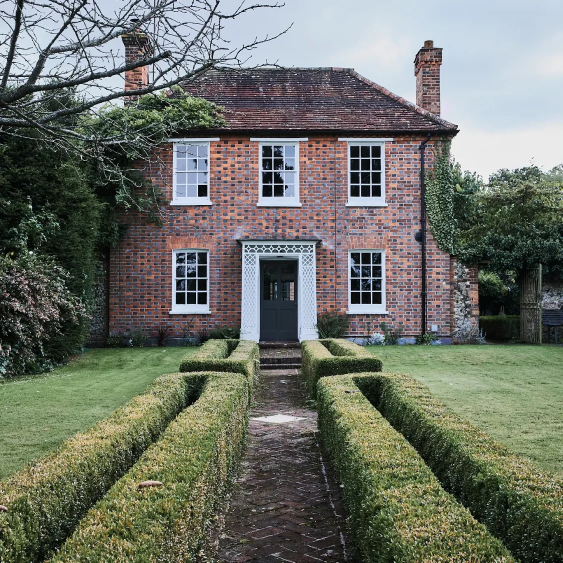
#> input picture poc/source/showcase/13.png, 1125 x 1125 px (shown at 1/2 size)
$ python build_showcase.py ../source/showcase/13.png
#> lines starting #> are read from the running program, lines starting #| are printed output that depends on the picture
### poc/tools/geometry.py
"""Plane geometry helpers shared by the build script.

The same maths runs in the browser (see index.html), so a quad measured here
gives the same aspect ratio there.
"""
import numpy as np


def square_to_quad(q):
    """Homography that maps the unit square (0,0),(1,0),(1,1),(0,1) onto quad q (TL, TR, BR, BL)."""
    src = np.array([[0, 0], [1, 0], [1, 1], [0, 1]], dtype=np.float64)
    dst = np.array(q, dtype=np.float64)
    A, b = [], []
    for (u, v), (x, y) in zip(src, dst):
        A.append([u, v, 1, 0, 0, 0, -u * x, -v * x]); b.append(x)
        A.append([0, 0, 0, u, v, 1, -u * y, -v * y]); b.append(y)
    h = np.linalg.solve(np.array(A), np.array(b))
    return np.append(h, 1).reshape(3, 3)


def default_focal(w, h):
    """Typical phone main camera (about 26 mm equivalent): f is roughly 0.6 x image diagonal."""
    return 0.6 * float(np.hypot(w, h))


def rect_aspect(q, w, h, f=None):
    """Real width/height ratio of the rectangle seen as quad q, assuming a pinhole camera.

    Columns h1, h2 of the square-to-quad homography are K*r1*W and K*r2*H (up to scale),
    and r1, r2 are unit vectors, so W/H = |K^-1 h1| / |K^-1 h2|.
    """
    f = f or default_focal(w, h)
    H = square_to_quad(q)
    Kinv = np.linalg.inv(np.array([[f, 0, w / 2], [0, f, h / 2], [0, 0, 1]]))
    a = Kinv @ H[:, 0]
    b = Kinv @ H[:, 1]
    return float(np.linalg.norm(a) / np.linalg.norm(b))


# [11 lines left out: function focal_from_orthogonality, not called in this run]

### poc/tools/build_showcase.py
"""Builds showcase.js: the houses on the customer page, with their surfaces marked in advance.

Each surface is made of one or more flat parts (a facade, a porch wall, a path). A part has:
  quad     4 corners (TL, TR, BR, BL) of a rectangle lying on that plane, for the perspective
  known    one real measurement of that rectangle in metres ("w" or "h"); the other comes from perspective
  poly     the outline of the area to cover
  erase    polygons that stay as they are (windows, doors, pipes)
  keys     colour rules that keep things in front of the wall: "green" (plants, ivy), "purple"
           (lavender, wisteria flowers), and thin dark or thin bright lines (branches, stems)
           found by comparing each pixel with a median of its neighbourhood.

The mask of each part is saved as a PNG inside showcase.js, so the page does not need to work it out.

Run from the poc folder:  python tools/build_showcase.py
Add --preview <folder> to also write overlay images for checking the masks.
"""
import base64, json, os, sys
import cv2
import numpy as np

sys.path.insert(0, os.path.dirname(__file__))
from geometry import rect_aspect

HERE = os.path.dirname(os.path.dirname(os.path.abspath(__file__)))
SRC = os.path.join(HERE, "source", "showcase")

HOUSES = [
    dict(id="georgian", title="Brick house", file="13.png", first={"Walls": "quartzite-ashlar"}, surfaces=[
        dict(name="Walls", kind="wall", seed=5, parts=[dict(
            quad=[[219, 277], [903, 277], [903, 689], [219, 689]], known="w", value=8.3,
            poly=[[219, 277], [905, 277], [905, 520], [901, 689], [219, 689]],
            erase=[
                [[339, 285], [427, 285], [427, 414], [339, 414]],        # upper windows
                [[510, 285], [606, 285], [606, 416], [510, 416]],
                [[689, 285], [778, 285], [778, 415], [689, 415]],
                [[335, 274], [441, 274], [441, 287], [335, 287]],        # white lintels above them
                [[498, 274], [618, 274], [618, 287], [498, 287]],
                [[674, 274], [789, 274], [789, 287], [674, 287]],
                [[338, 495], [424, 495], [424, 631], [338, 631]],        # lower windows
                [[690, 495], [780, 495], [780, 631], [690, 631]],
                [[475, 474], [639, 474], [639, 692], [475, 692]],        # door and its white surround
                [[838, 266], [860, 266], [860, 296], [853, 296], [853, 680], [841, 680], [841, 296], [838, 296]],  # downpipe
                [[827, 458], [848, 458], [848, 486], [827, 486]],        # wall lamp
                [[846, 276], [910, 276], [910, 532], [884, 530], [864, 505], [850, 478]],  # ivy
                [[219, 276], [262, 276], [258, 330], [250, 420], [240, 470], [219, 500]],  # dark tree foliage
            ],
            keys=[dict(type="green", region=[[219, 276], [352, 276], [352, 500], [219, 500]]),
                  dict(type="green", region=[[219, 620], [905, 620], [905, 690], [219, 690]]),
                  dict(type="green", region=[[840, 276], [905, 276], [905, 690], [840, 690]]),
                  dict(type="thin_bright", k=15, t=38, region=[[219, 276], [352, 276], [352, 470], [219, 470]]),
                  dict(type="thin_dark", k=21, t=45, region=[[300, 632], [425, 632], [425, 690], [300, 690]]),
                  dict(type="thin_bright", k=21, t=40, region=[[740, 628], [808, 628], [808, 690], [740, 690]])],
        )]),
        dict(name="Path", kind="ground", seed=2, parts=[dict(
            quad=[[515, 760], [600, 760], [690, 1120], [437, 1120]], known="w", value=1.1,
            poly=[[517, 742], [603, 742], [625, 830], [643, 900], [661, 980], [681, 1060], [702, 1125],
                  [428, 1125], [449, 1060], [469, 990], [489, 900], [500, 830], [510, 780]],
            erase=[[[497, 821], [633, 821], [637, 849], [494, 849]]],   # drain cover stays
            keys=[dict(type="green")],
        )]),
    ]),
    dict(id="gothic", title="Old rectory", file="14.png", first={"Walls": "green-flagstone"}, surfaces=[
        dict(name="Walls", kind="wall", seed=9, parts=[
            dict(  # left gable
                quad=[[95, 241], [338, 241], [338, 450], [95, 450]], known="w", value=6.5,
                poly=[[218, 100], [333, 237], [338, 262], [338, 451], [95, 451], [95, 244], [100, 240]],
                erase=[
                    [[192, 337], [192, 250], [204, 235], [220, 226], [236, 235], [248, 250], [248, 337]],
                    [[189, 367], [259, 367], [259, 425], [189, 425]],
                ],
                keys=[dict(type="green"), dict(type="purple"), dict(type="thin_dark", k=21, t=45)],
            ),
            dict(  # middle wing
                quad=[[338, 282], [727, 282], [727, 440], [338, 440]], known="w", value=10.5,
                poly=[[338, 282], [727, 282], [727, 441], [338, 441]],
                erase=[
                    [[394, 330], [471, 330], [471, 441], [394, 441]],
                    [[570, 330], [646, 330], [646, 441], [570, 441]],
                    [[693, 341], [761, 341], [761, 441], [693, 441]],
                ],
                keys=[dict(type="green"), dict(type="purple"), dict(type="thin_dark", k=21, t=45)],
            ),
            dict(  # right gable
                quad=[[727, 262], [940, 262], [940, 426], [727, 426]], known="w", value=6.6,
                poly=[[842, 154], [937, 238], [940, 427], [727, 431], [727, 262], [737, 251]],
                erase=[
                    [[819, 334], [819, 250], [830, 238], [844, 232], [858, 238], [869, 250], [869, 334]],
                    [[813, 360], [881, 360], [881, 427], [813, 427]],
                    [[693, 341], [761, 341], [761, 441], [693, 441]],
                ],
                keys=[dict(type="green"), dict(type="purple")],
            ),
        ]),
    ]),
    dict(id="cottage", title="New cottage", file="15.png", first={"Walls": "stacked-sand"}, surfaces=[
        dict(name="Walls", kind="wall", seed=4, parts=[
            dict(  # gable front
                quad=[[665, 366], [915, 369], [915, 529], [665, 537]], known="h", value=1.8,
                poly=[[800, 103], [961, 352], [962, 629], [605, 631], [605, 334]],
                erase=[
                    [[767, 177], [822, 177], [822, 266], [767, 266]],
                    [[663, 363], [917, 363], [917, 541], [663, 541]],
                    [[736, 632], [736, 560], [758, 541], [800, 534], [826, 548], [832, 590], [828, 632]],   # hydrangea
                ],
                keys=[dict(type="green"), dict(type="purple"),
                      dict(type="unlike", t=3.2, sample=[[[620, 420], [655, 420], [655, 515], [620, 515]], [[925, 420], [958, 420], [958, 515], [925, 515]], [[640, 280], [900, 280], [900, 350], [640, 350]]], region=[[605, 505], [962, 505], [962, 632], [605, 632]])],
            ),
            dict(  # porch wall
                quad=[[357, 366], [521, 364], [521, 562], [357, 562]], known="h", value=2.2,
                poly=[[357, 366], [521, 364], [521, 562], [357, 562]],
                erase=[
                    [[397, 367], [473, 367], [473, 557], [397, 557]],
                    [[491, 381], [508, 381], [508, 402], [491, 402]],
                ],
                keys=[dict(type="green"),
                      dict(type="unlike", t=3.0, sample=[[[476, 420], [519, 420], [519, 545], [476, 545]], [[360, 380], [395, 380], [395, 450], [360, 450]]],
                           region=[[355, 455], [428, 455], [428, 542], [355, 542]])],
            ),
            dict(  # side wall inside the porch
                quad=[[521, 364], [603, 349], [603, 610], [521, 562]], known="h", value=2.2,
                poly=[[521, 364], [603, 349], [603, 612], [521, 562]],
                erase=[], keys=[dict(type="green"), dict(type="purple")],
            ),
            dict(  # left side wall
                quad=[[300, 356], [342, 356], [342, 556], [300, 556]], known="h", value=2.3,
                poly=[[300, 356], [342, 360], [342, 556], [300, 556]],
                erase=[[[226, 530], [245, 508], [280, 500], [315, 505], [345, 515], [348, 560], [226, 560]]],   # hydrangea
                keys=[dict(type="green"), dict(type="purple"),
                      dict(type="unlike", t=3.2, sample=[[[620, 420], [655, 420], [655, 515], [620, 515]], [[925, 420], [958, 420], [958, 515], [925, 515]], [[640, 280], [900, 280], [900, 350], [640, 350]]], region=[[300, 480], [342, 480], [342, 556], [300, 556]])],
            ),
        ]),
        dict(name="Path", kind="ground", seed=6, parts=[dict(
            quad=[[402, 602], [560, 601], [745, 720], [445, 720]], known="w", value=1.2,
            poly=[[401, 600], [560, 599], [620, 630], [700, 683], [748, 720], [443, 720], [420, 660]],
            erase=[], keys=[dict(type="green"), dict(type="purple")],
        )]),
    ]),
    dict(id="prairie", title="Prairie house", file="16.png", crop=[0, 0, 494, 358], first={"Lower walls": "beige-paving"}, surfaces=[
        dict(name="Lower walls", kind="wall", seed=3, parts=[
            dict(quad=[[70, 185], [166, 185], [166, 300], [70, 298]], known="h", value=2.8,
                 poly=[[70, 185], [166, 185], [224, 187], [224, 219], [166, 219], [166, 300], [70, 298]],
                 erase=[[[81, 228], [135, 228], [135, 271], [81, 271]]], keys=[dict(type="green")]),
            dict(quad=[[146, 270], [224, 268], [224, 324], [146, 324]], known="h", value=1.1,
                 poly=[[146, 270], [224, 268], [224, 288], [196, 292], [196, 324], [170, 324], [170, 300], [146, 300]],
                 erase=[[[185, 293], [228, 253], [235, 259], [192, 298]]], keys=[dict(type="green")]),
            dict(quad=[[271, 268], [330, 266], [330, 326], [271, 326]], known="h", value=1.2,
                 poly=[[271, 268], [330, 266], [330, 326], [271, 326]], erase=[], keys=[dict(type="green")]),
            dict(quad=[[330, 262], [420, 272], [420, 305], [330, 322]], known="h", value=1.2,
                 poly=[[330, 262], [420, 270], [420, 187], [453, 190], [453, 303], [420, 305], [330, 322]],
                 erase=[], keys=[dict(type="green")]),
        ]),
    ]),
]


def fill(mask, pts, value=255):
    cv2.fillPoly(mask, [np.round(np.array(pts, np.float32) * 8).astype(np.int32)], value, lineType=cv2.LINE_AA, shift=3)


def key_mask(img, key, region):
    """Pixels that belong to something in front of the wall."""
    f = img.astype(np.float32)
    b, g, r = f[..., 0], f[..., 1], f[..., 2]
    t = key["type"]
    if t == "green":
        m = (g > r * 1.04) & (g > b * 1.04) & (g > 35)
    elif t == "purple":
        m = (b > g + 22) & (r > g + 10)
    elif t == "unlike":
        # Anything whose colour is unlikely for this wall, judged against a sample of the wall itself.
        lab = cv2.cvtColor(img, cv2.COLOR_BGR2LAB).astype(np.float32)
        sample = np.zeros(img.shape[:2], np.uint8)
        for poly in key["sample"]:
            fill(sample, poly)
        px = lab[sample > 127]
        mean, cov = px.mean(axis=0), np.cov(px.T) + np.eye(3) * 4
        d = lab - mean
        dist = np.sqrt(np.einsum("...i,ij,...j->...", d, np.linalg.inv(cov), d))
        m = dist > key.get("t", 3.5)
    else:
        grey = cv2.cvtColor(img, cv2.COLOR_BGR2GRAY)
        med = cv2.medianBlur(grey, key.get("k", 15) | 1).astype(np.int16)
        diff = grey.astype(np.int16) - med
        m = diff < -key.get("t", 25) if t == "thin_dark" else diff > key.get("t", 25)
    m = m.astype(np.uint8) * 255
    if key.get("region"):
        reg = np.zeros_like(m)
        fill(reg, key["region"])
        m = cv2.bitwise_and(m, reg)
    return cv2.bitwise_and(m, region)


def part_mask(img, part):
    h, w = img.shape[:2]
    area = np.zeros((h, w), np.uint8)
    fill(area, part["poly"])
    hard = (area > 127).astype(np.uint8) * 255
    keep = np.zeros((h, w), np.uint8)
    for k in part.get("keys", []):
        keep |= key_mask(img, k, hard)
    # Join up the pieces of each plant or branch, then drop specks that are just noise in the wall.
    keep = cv2.morphologyEx(keep, cv2.MORPH_CLOSE, np.ones((3, 3), np.uint8))
    n, lab, stats, _ = cv2.connectedComponentsWithStats(keep, 8)
    small = np.isin(lab, np.where(stats[:, cv2.CC_STAT_AREA] < 14)[0]) & (lab > 0)
    keep[small] = 0
    m = area.astype(np.float32)
    m[keep > 0] = 0
    er = np.zeros((h, w), np.uint8)
    for poly in part.get("erase", []):
        fill(er, poly)
    m *= 1 - er.astype(np.float32) / 255
    # Fill pinholes in the wall that the colour rules left behind.
    solid = (m > 127).astype(np.uint8)
    holes = cv2.morphologyEx(solid, cv2.MORPH_CLOSE, np.ones((3, 3), np.uint8)) - solid
    m[(holes > 0) & (keep == 0) & (er < 128)] = 255
    m = cv2.GaussianBlur(m, (0, 0), 0.6)
    return np.clip(m, 0, 255).astype(np.uint8)


def data_uri(img, ext, params=()):
    ok, buf = cv2.imencode(ext, img, list(params))
    mime = "image/png" if ext == ".png" else "image/jpeg"
    return f"data:{mime};base64," + base64.b64encode(buf.tobytes()).decode("ascii")


def main():
    preview = sys.argv[sys.argv.index("--preview") + 1] if "--preview" in sys.argv else None
    out = []
    for house in HOUSES:
        img = cv2.imread(os.path.join(SRC, house["file"]), cv2.IMREAD_COLOR)
#> img is the input picture: shape (1125, 1125, 3); mean B, G, R 104.3, 113.9, 109.7
        if house.get("crop"):
            x0, y0, x1, y1 = house["crop"]
            img = img[y0:y1, x0:x1].copy()
        h, w = img.shape[:2]
        surfaces = []
        overlay = img.copy()
        colours = [(40, 90, 230), (230, 140, 30), (60, 200, 60), (200, 60, 200)]
        for si, sf in enumerate(house["surfaces"]):
            parts = []
            for part in sf["parts"]:
                mask = part_mask(img, part)
                asp = rect_aspect(part["quad"], w, h)
                dims = {"w": part["value"], "h": part["value"] / asp} if part["known"] == "w" else {"w": part["value"] * asp, "h": part["value"]}
                parts.append(dict(quad=part["quad"], dims={k: round(v, 3) for k, v in dims.items()}, mask=data_uri(mask, ".png")))
                if preview:
                    a = (mask.astype(np.float32) / 255 * 0.55)[..., None]
                    overlay = (overlay * (1 - a) + np.array(colours[si % 4], np.float32) * a).astype(np.uint8)
                    cv2.polylines(overlay, [np.array(part["quad"], np.int32)], True, (0, 255, 255), 1)
                print(f"{house['id']:9s} {sf['name']:12s} part {len(parts)}: {dims['w']:.2f} x {dims['h']:.2f} m")
            surfaces.append(dict(name=sf["name"], kind=sf["kind"], seed=sf["seed"], parts=parts))
#> this loop made 2 passes
#> pass 1, in key_mask, `b, g, r = f[..., 0], f[..., 1], f[..., 2]`:
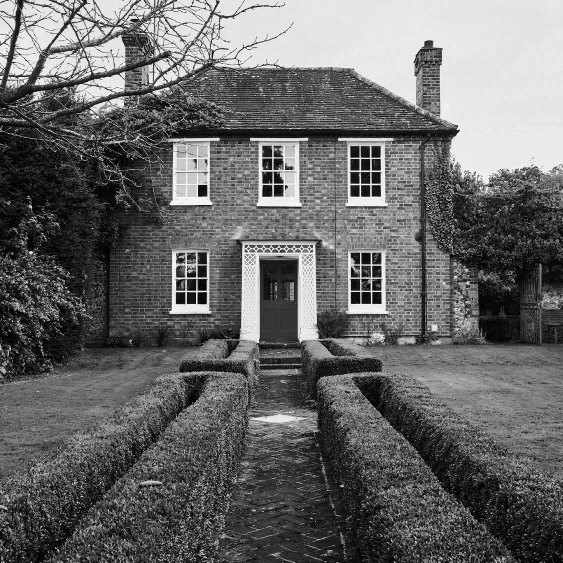
#> b: shape (1125, 1125) float32 (shown at 1/2 size); min 0, max 255, mean 104.3
#> pass 1, in key_mask, `b, g, r = f[..., 0], f[..., 1], f[..., 2]`:
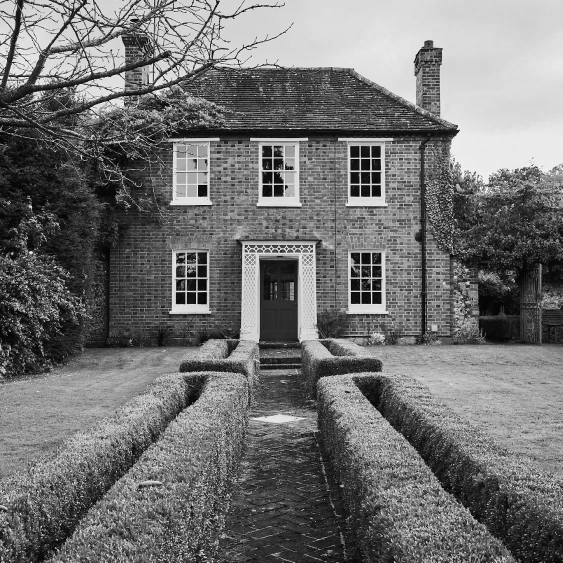
#> g: shape (1125, 1125) float32 (shown at 1/2 size); min 0, max 255, mean 113.9
#> pass 1, in key_mask, `b, g, r = f[..., 0], f[..., 1], f[..., 2]`:
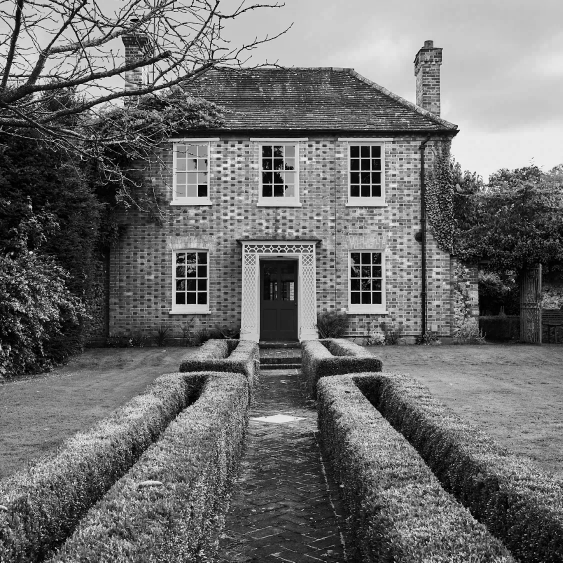
#> r: shape (1125, 1125) float32 (shown at 1/2 size); min 0, max 255, mean 109.7
#> after the loop:
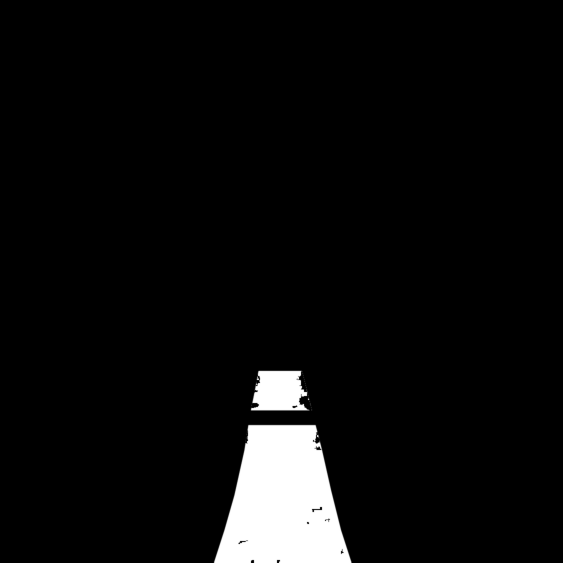
#> mask: shape (1125, 1125) (shown at 1/2 size); min 0, max 255, mean 12.4
#> after the loop, surfaces = 2 items
        if preview:
            cv2.imwrite(os.path.join(preview, f"mask_{house['id']}.jpg"), np.hstack([img, overlay]), [cv2.IMWRITE_JPEG_QUALITY, 88])
        out.append(dict(id=house["id"], title=house["title"], w=w, h=h, first=house.get("first", {}),
                        src=data_uri(img, ".jpg", (cv2.IMWRITE_JPEG_QUALITY, 88)), surfaces=surfaces))
#> pass 2 of the loop in main, `for house in HOUSES:`:
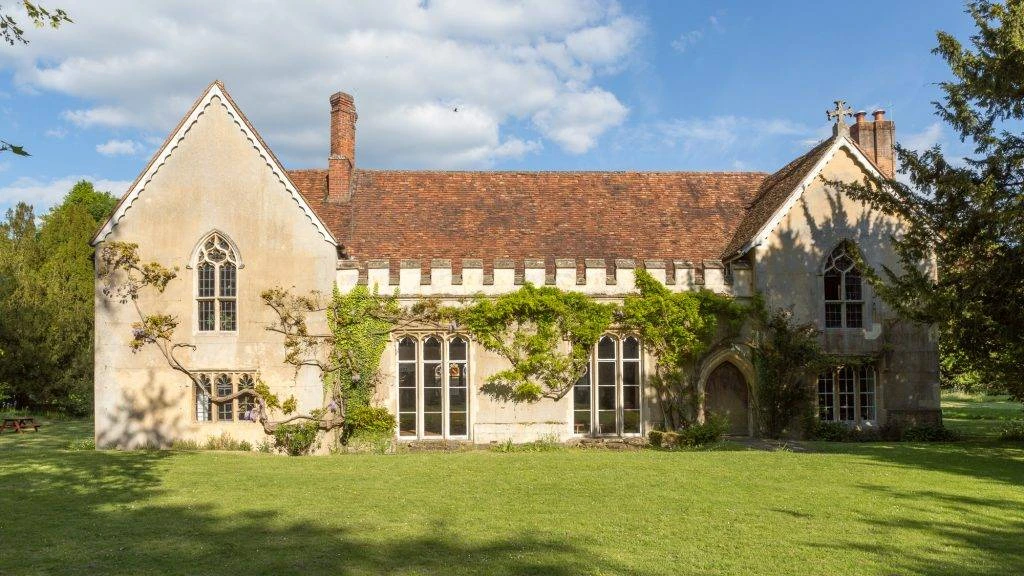
#> input picture poc/source/showcase/14.png, 1024 x 576 px
#> in main, img is the input picture: shape (576, 1024, 3); mean B, G, R 114.2, 141.7, 141.3
#> the loop in main, `for si, sf in enumerate(house["surfaces"]):` made 1 pass
#> si on pass 1: 0
#> (printed output is left out)
#> pass 1, in key_mask (call 8), `b, g, r = f[..., 0], f[..., 1], f[..., 2]`:
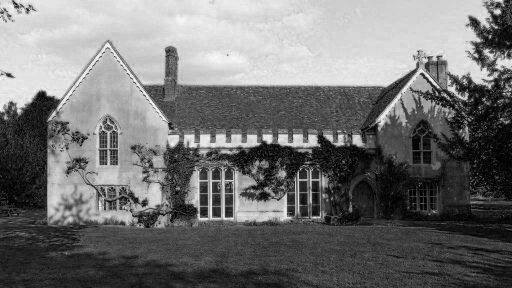
#> b: shape (576, 1024) float32 (shown at 1/2 size); min 0, max 255, mean 114.2
#> after the loop in main, `for si, sf in enumerate(house["surfaces"]):`:
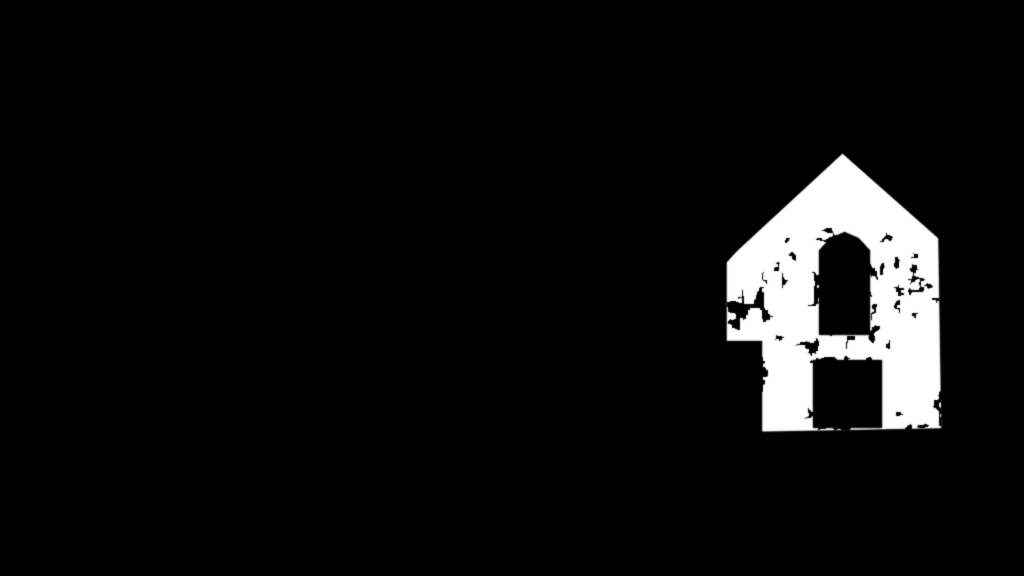
#> mask: shape (576, 1024); min 0, max 255, mean 14.4
#> after the loop in main, `for si, sf in enumerate(house["surfaces"]):`: surfaces = 1 item
    js = "/* Generated by tools/build_showcase.py. Do not edit by hand. */\nwindow.VIS_SHOWCASE = " + json.dumps({"houses": out}) + ";\n"
    with open(os.path.join(HERE, "showcase.js"), "w", encoding="utf-8") as f:
        f.write(js)
    print(f"showcase.js: {len(js) / 1e6:.1f} MB")


if __name__ == "__main__":
    main()
